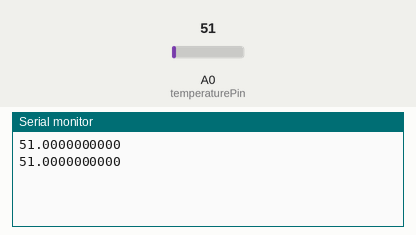
This sketch was run on a simulated Arduino Uno, built with avr-gcc and run on an emulated ATmega328P. Parts: the last lines printed to the serial monitor. The inputs (shaded band) are chosen by the test bench; at power-on: A0 (temperaturePin) = 51.

Above: at 1.8 s.
1.9 s: A0 (temperaturePin) set to 61
At 2.8 s:
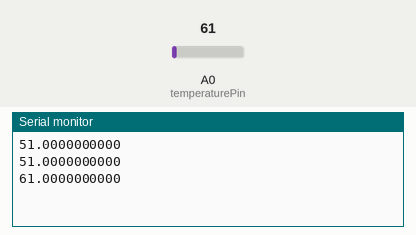
3.4 s: A0 (temperaturePin) set to 71
At 4.8 s:
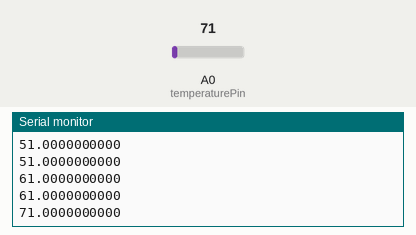
Timing chart, 0 to 6.4 s (numbered marks = the images above; inputs shaded):
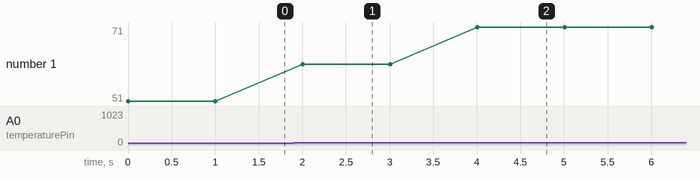

Measured:
- after the input at 1.9 s, the serial monitor: prints a new line after 0.10 s (image 1)
- after the input at 3.4 s, the serial monitor: prints a new line after 0.61 s (image 2)
- plotted number 1: 51 → 61 after the input at 1.9 s, 61 → 71 after the input at 3.4 s

The sketch:

temperature_sensor.ino
```cpp
/********
 * Author: Laurent Lao
 * With help from SparkFun Inventor's Kit:
 * Allows for temperature sensor to be read from pyserial
 * Sensor sends voltage data from 0 to 1026
 */

// Intiatizing analog input 0 to measure sensor signal pin

const int temperaturePin = A0;

void setup() {

  // Start port and set baud to 9600
  Serial.begin(9600);

}

void loop() {

  //Data obtained is between 0 and 1023
  float reading;
  reading = analogRead(temperaturePin);

  //Output data
  Serial.println(reading, DEC);

  //Repeat once per second
  delay(1000);
}
```
